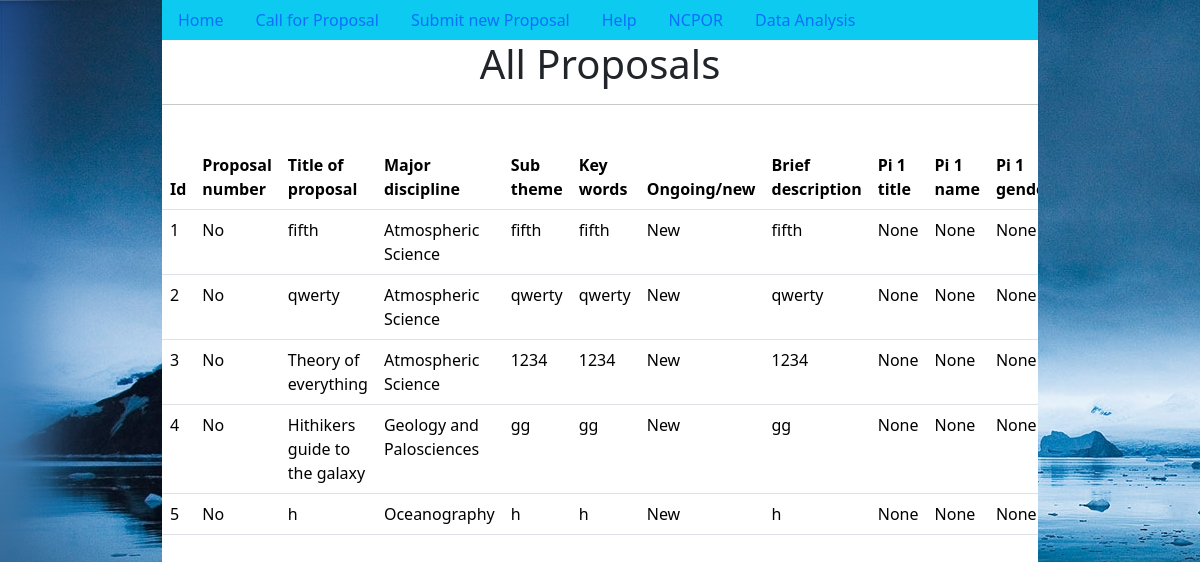
Before: /proposals/all (signed in) with the older database file.
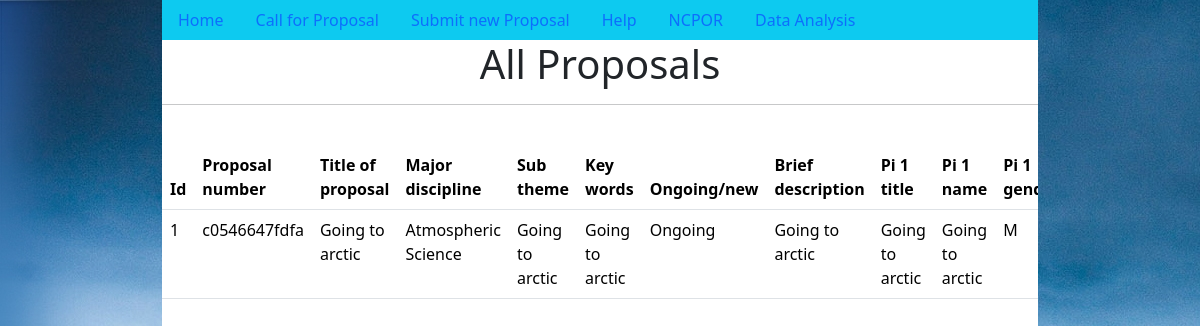
After: the same page with the newer database file.
### proposals/models.py (models this page shows)
class Files(models.Model):
    email = models.EmailField()
    title_of_proposal = models.CharField(
        max_length=50, null=False, unique=True, primary_key=True
    )
    cover_letter = models.FileField(
        null=True, blank=True, name="Attach Cover Letter", upload_to="media/"
    )
    project_proposal = models.FileField(
        null=True,
        blank=True,
        name="Attach the detailed Project proposal(Download Template (.docx file) ",
        upload_to="media/",
    )
    endorsement_letter = models.FileField(
        null=True,
        blank=True,
        name="Attach the detailed Project proposal(Download Appendix I Template (.docx file)",
        upload_to="media/",
    )
    appendix_2 = models.FileField(
        null=True,
        blank=True,
        name="Attach Appendix II (Assessment for Ongoing project) Download Template for Appendix II",
        upload_to="media/",
    )
    appendix_3 = models.FileField(
        null=True,
        blank=True,
        name="Attach Appendix III (Metadata format for Ongoing project)* Download Template for Appendix III",
        upload_to="media/",
    )

class Details(models.Model):
    DISCIPLINE_CHOICES = (
        ("Atmospheric Science", "Atmospheric Science"),
        ("Oceanography", "Oceanography"),
        ("Geology and Palosciences", "Geology and Palosciences"),
        ("Glaciology and Remote Sensing", "Glaciology and Remote Sensing"),
        ("Environmental Science", "Environmental Science"),
        ("Biology", "Biology"),
        ("Other", "Other"),
    )
    FRESHNESS_CHOICE = (("Ongoing", "Ongoing"), ("New", "New"))
    proposal_number = models.CharField(max_length=12, null=True, blank=True)
    email = models.EmailField()
    title_of_proposal = models.CharField(
        max_length=50, null=False, unique=True, primary_key=True
    )
    major_discipline = models.CharField(
        max_length=30, choices=DISCIPLINE_CHOICES, null=False
    )
    sub_theme = models.CharField(max_length=20, null=False)
    key_words = models.CharField(max_length=50)
    freshness = models.CharField(
        max_length=10, choices=FRESHNESS_CHOICE, null=False, name="Ongoing/New"
    )
    brief_description = models.TextField(max_length=250)
    GENDER_CHOICES = (
        ("M", "Male"),
        ("F", "Female"),
        ("O", "Other"),
    )
    for i in range(1, 10 + 1):
        exec(
            f"""
pi_{i}_title = models.CharField(max_length=50, null=True, blank=True)
pi_{i}_name = models.CharField(max_length=50, null=True, blank=True)
pi_{i}_gender = models.CharField(max_length = 1,choices = GENDER_CHOICES, null=True,  blank=True)
pi_{i}_designation = models.CharField(max_length=50, null=True, blank=True)
pi_{i}_institute = models.CharField(max_length=50, null=True, blank=True)
pi_{i}_address = models.TextField(null=True, blank=True)
pi_{i}_mobile = PhoneNumberField(null=True, blank=True)
pi_{i}_email = models.EmailField(null=True, blank=True)
"""
        )

### proposals/views.py (the view)
# urls.py: path('all', views.all),
@login_required
def all(request):
    details = [
        i for i in list(Details.objects.filter(email=request.user.email).values())
    ]
    output = []
    for index, i in enumerate(details):
        try:
            files = Files.objects.get(
                email=request.user.email, title_of_proposal=i["title_of_proposal"]
            )
            files = model_to_dict(files)
            temp = {"id": index + 1}
            temp.update(i)
            temp.update(files)
            output.append(
                [
                    (
                        " ".join((i.replace("_", " ").capitalize()).split()[:3]),
                        j if j != "" else "No",
                    )
                    for i, j in temp.items()
                    if i not in ["email"]
                ]
            )
        except Files.DoesNotExist:
            pass
    print(output)
    return render(
        request=request,
        template_name="all.html",
        context={"output": output, "heads": output[0]},
    )

### proposals/templates/all.html (shortened to what this page needs)
{% extends 'base.html' %}
{% block head %}All Proposals{% endblock %}
{% block content %}
{% if output %}
<div class="table-responsive">
<table class="table">
        <thead>
            <tr>
                {% for row, _ in heads %}
                    <th>{{ row }}</th>
                {% endfor %}
            </tr>
        </thead>
        {% for row in output %}
        <tbody>
                <tr>
            {% for title, value in row %}
                    <td>{{ value }}</td>
            {% endfor %}
                </tr>
        </tbody>
    {% endfor %}
</table>
</div>
{% else %}
No Proposal complete
{% endif %}
{% endblock %}

### proposals/templates/base.html (shortened to what this page needs)
{% load static %}
<!DOCTYPE html>
<html lang="en">
<head>
    {% load bootstrap5 %}
    {% bootstrap_css %}
</head>
<body style="background-image: url('/static/Background.jpg'); height: 100%">
    <div class="container" style="width: 75%">
        <nav>
            <ul class="nav bg-info">
                {% if user.is_authenticated %}
                    <li class="nav-item">
                        <a class="nav-link" href="/proposals/home">Home</a>
                    </li>
                    <li class="nav-item">
                        <a class="nav-link" href="#">Call for Proposal</a>
                    </li>
                    <li class="nav-item">
                        <a class="nav-link" href="/proposals/submit">Submit new Proposal</a>
                    </li>
                    <li class="nav-item">
                        <a class="nav-link" href="#">Help</a>
                    </li>
                {% else %}
                    <li class="nav-item">
                        <a class="nav-link" href="/accounts/login">Login</a>
                    </li>
                {% endif %}
                <li class="nav-item">
                    <a class="nav-link" href="https://ncpor.res.in">NCPOR</a>
                </li>
                <li class="nav-item">
                    <a class="nav-link" href="/analysis">Data Analysis</a>
                </li>
            </ul>
        </nav>
        <div style="background-color: white; min-height: 100vh">
            <h1 class="text-center">{% block head %}{% endblock head %}</h1><hr>
            {% block content %}{% endblock content %}
        </div>
    </div>
</body>
</html>

Changed rows visible on the page:
removed Files: row "fifth"
removed Details: row "Atmospheric Science" "fifth" "fifth" "New" "fifth"
removed Files: row "qwerty"
removed Details: row "Atmospheric Science" "qwerty" "qwerty" "New" "qwerty"
removed Files: row "Theory of everything"
removed Details: row "Atmospheric Science" "1234" "1234" "New" "1234"
removed Files: row "Hithikers guide to the galaxy"
removed Details: row "Geology and Palosciences" "gg" "gg" "New" "gg"
removed Details: row "Oceanography" "New"
added Details: row "c0546647fdfa" "Atmospheric Science" "Going to arctic" "Going to arctic" "Ongoing" "Going to arctic" "Going to arctic" "Going to arctic"
added Files: row "Going to arctic"
Other visible differences:
list line gone: "No None None None"
new list line: "M"
list line gone: "2 No None None None"
list line gone: "3 No None None None"
list line gone: "4 No None None None"
list line gone: "5 No h h h h None None None"
